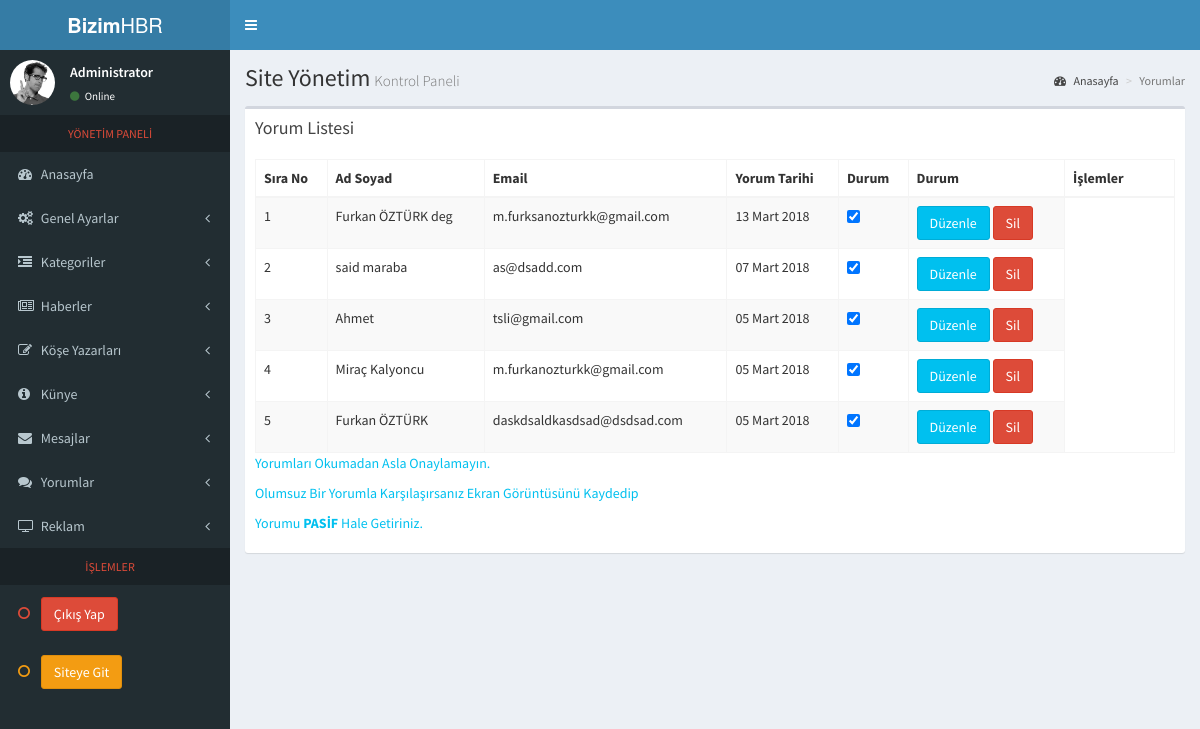
The page /yonetim/yorumlar on the database its author committed.
### tables this page shows
CREATE TABLE IF NOT EXISTS `yorumlar` (
  `id` int(11) NOT NULL AUTO_INCREMENT,
  `adsoyad` varchar(50) NOT NULL,
  `email` varchar(50) NOT NULL,
  `yorum` text NOT NULL,
  `ip` varchar(20) NOT NULL,
  `tarih` varchar(20) NOT NULL,
  `durum` int(11) NOT NULL,
  `konuid` int(11) NOT NULL,
  `konusef` varchar(255) NOT NULL,
  `konukat` varchar(20) NOT NULL,
  PRIMARY KEY (`id`)
);

### application/controllers/Yonetim.php (called while the page is built, shortened)
<?php
class Yonetim extends CI_Controller{
public function yorumlar()
{
  $sonuc=$this->dtbs->listele('yorumlar');
  $data['bilgi']=$sonuc;
  $this->load->view('back/yorumlar/anasayfa',$data);
}
}
?>

### index.php (called while the page is built, shortened)
<?php
require_once BASEPATH.'core/CodeIgniter.php';

### application/models/Dtbs.php (called while the page is built, shortened)
<?php
class Dtbs extends CI_Model{
	function listele($from){
		$sonuc= $this->db->select('*')->from($from)->order_by('id','desc')->get()->result_array();
		return $sonuc;
	}
}
?>

### application/helpers/tool_helper.php (called while the page is built, shortened)
<?php
function tarih($tarih)
{
   $tyeni = date('d-n-Y',strtotime($tarih));
   $ayarla = array(
    1  => "Ocak",
    2  => "Şubat",
    3  => "Mart",
    4  => "Nisan",
    5  => "Mayıs",
    6  => "Haziran",
    7  => "Temmuz",
    8  => "Ağustos",
    9  => "Eylül",
    10 => "Ekim",
    11 => "Kasım",
    12 => "Aralık"
    );
   $parcala = explode("-",$tyeni);
   $gun = $parcala[0];
   $ay = $parcala[1];
   $yil = $parcala[2];
   $turkceay = $ayarla[$ay];
   $bitir = $gun.' '.$turkceay.' '.$yil;
   return $bitir;
}
?>

### application/views/back/yorumlar/main_content.php (the view, shortened to what this page needs)
<section class="content">
      <div class="row">
        <div class="col-xs-12">
          <div class="box">
            <div class="box-header">
              <h3 class="box-title">Yorum Listesi</h3>
            </div>
            <div class="box-body">
              <table id="example1" class="table table-bordered table-striped">
                <thead>
                <tr>
                  <th>Sıra No</th>
                  <th>Ad Soyad</th>
                  <th>Email</th>
                  <th>Yorum Tarihi</th>
                  <th>Durum</th>
                  <th>Durum</th>
                  <th style="width:110px;">İşlemler</th>
                </tr>
                </thead>
                <tbody>
                	<?php $sayi=1; foreach ($bilgi as $bilgi) { ?>
                <tr>
                  <td><?php echo $sayi++; ?></td>
                  <td><?php echo $bilgi['adsoyad']; ?></td>
                  <td><?php echo $bilgi['email']; ?></td>
                  <td><?php echo tarih($bilgi['tarih']); ?></td>
                  <td><input
                   class="toogle_check"
                   data-on="Aktif"
                   data-onstyle="success"
                   data-off="Pasif"
                   data-offstyle="danger"
                   type="checkbox"
                   dataID="<?php echo $bilgi['id']; ?>"
                   dataURL="<?php echo base_url('yonetim/yorumset'); ?>"
                   <?php echo ($bilgi['durum'] == 1) ? "checked" : ""; ?>
                   ></td>
                  <td><a href="<?php echo base_url('yonetim/yorumduzenle/'.$bilgi['id'].'') ?>"><button type="button" class="btn btn-info" name="button">Düzenle</button></a>
                    <a href="<?php echo base_url('yonetim/yorumsil/'.$bilgi['id'].'/id/yorumlar') ?>"><button type="button" class="btn btn-danger" name="button">Sil</button></a></td>
                </tr>
               		<?php } ?>
                </tbody>
              </table>
              <p class="text-aqua">Yorumları Okumadan Asla Onaylamayın.</p>
              <p class="text-aqua">Olumsuz Bir Yorumla Karşılaşırsanız Ekran Görüntüsünü Kaydedip</p>
              <p class="text-aqua">Yorumu <b>PASİF</b> Hale Getiriniz.</p>
            </div>
          </div>
        </div>
      </div>
    </section>

### rows shown on the page
yorumlar: adsoyad "Furkan ÖZTÜRK deg", email "m.furksanozturkk@gmail.com", tarih "13 Mart 2018", durum "☑"
yorumlar: adsoyad "said maraba", email "as@dsadd.com", tarih "07 Mart 2018", durum "☑"
yorumlar: adsoyad "Ahmet", email "tsli@gmail.com", tarih "05 Mart 2018", durum "☑"
yorumlar: adsoyad "Miraç Kalyoncu", email "m.furkanozturkk@gmail.com", tarih "05 Mart 2018", durum "☑"
yorumlar: adsoyad "Furkan ÖZTÜRK", email "daskdsaldkasdsad@dsdsad.com", tarih "05 Mart 2018", durum "☑"
